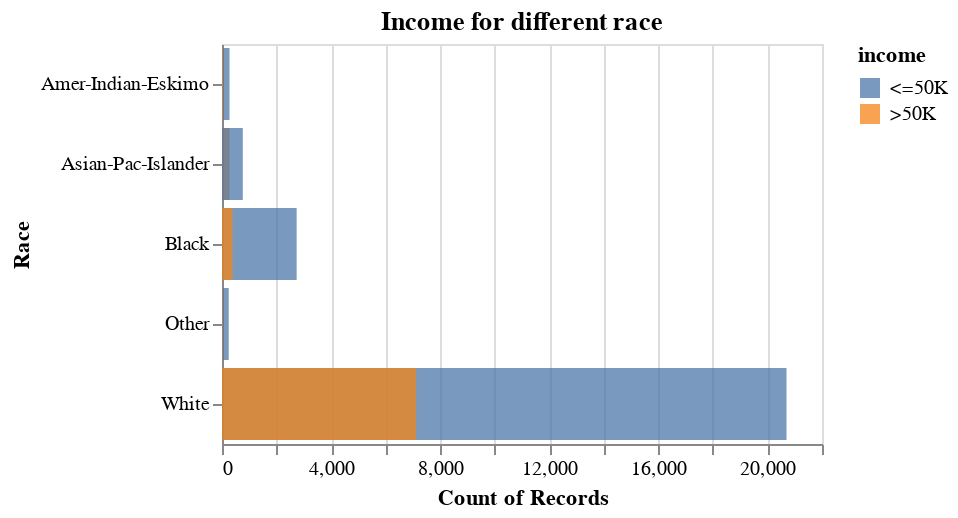

Notebook cell for this chart:
### Code cell
alt.Chart(data_adult, title = "Income for different race").mark_bar(opacity = 0.75).encode(
    alt.Y('race').title("Race"),
    alt.X('count()').stack(False),
    alt.Color('income')
).properties(
    height=200,
    width=300
)

### Figure 1 — Vega specification as saved in the notebook (floating-point values rounded to 4 significant figures)
{"$schema": "https://vega.github.io/schema/vega/v5.json", "data": [{"name": "source_0", "values": [{"__count": 20699, "income": " <=50K", "race": " White"}, {"__count": 2737, "income": " <=50K", "race": " Black"}, {"__count": 7117, "income": " >50K", "race": " White"}, {"__count": 387, "income": " >50K", "race": " Black"}, {"__count": 276, "income": " >50K", "race": " Asian-Pac-Islander"}, {"__count": 275, "income": " <=50K", "race": " Amer-Indian-Eskimo"}, {"__count": 246, "income": " <=50K", "race": " Other"}, {"__count": 763, "income": " <=50K", "race": " Asian-Pac-Islander"}, {"__count": 25, "income": " >50K", "race": " Other"}, {"__count": 36, "income": " >50K", "race": " Amer-Indian-Eskimo"}]}, {"name": "source_0_x_domain___count", "values": [{"min": 25, "max": 20699}]}, {"name": "source_0_y_domain_race", "values": [{"race": " White"}, {"race": " Black"}, {"race": " Asian-Pac-Islander"}, {"race": " Amer-Indian-Eskimo"}, {"race": " Other"}]}, {"name": "source_0_color_domain_income", "values": [{"income": " <=50K"}, {"income": " >50K"}]}], "marks": [{"type": "rect", "name": "marks", "from": {"data": "source_0"}, "encode": {"update": {"x": {"field": "__count", "scale": "x"}, "x2": {"value": 0, "scale": "x"}, "y": {"field": "race", "scale": "y"}, "fill": {"field": "income", "scale": "color"}, "opacity": {"value": 0.75}, "height": {"signal": "max(0.25, bandwidth('y'))"}}}, "style": ["bar"]}], "scales": [{"name": "x", "type": "linear", "domain": [{"signal": "(data(\"source_0_x_domain___count\")[0] || {}).min"}, {"signal": "(data(\"source_0_x_domain___count\")[0] || {}).max"}], "range": [0, {"signal": "width"}], "zero": true, "nice": true}, {"name": "y", "type": "band", "domain": {"data": "source_0_y_domain_race", "field": "race", "sort": true}, "range": [0, {"signal": "height"}], "paddingInner": 0.1, "paddingOuter": 0.05}, {"name": "color", "type": "ordinal", "domain": {"data": "source_0_color_domain_income", "field": "income", "sort": true}, "range": "category"}], "axes": [{"scale": "x", "orient": "bottom", "domain": false, "gridScale": "y", "labels": false, "aria": false, "maxExtent": 0, "minExtent": 0, "ticks": false, "zindex": 0, "grid": true, "tickCount": {"signal": "ceil(width/40)"}}, {"scale": "x", "grid": false, "title": "Count of Records", "orient": "bottom", "labelFlush": true, "labelOverlap": true, "zindex": 0, "tickCount": {"signal": "ceil(width/40)"}}, {"scale": "y", "orient": "left", "grid": false, "zindex": 0, "title": "Race"}], "title": {"text": "Income for different race", "frame": "group"}, "height": 200, "width": 300, "padding": 5, "background": "white", "style": "cell", "legends": [{"fill": "color", "symbolType": "square", "title": "income", "encode": {"symbols": {"update": {"opacity": {"value": 0.75}}}}}]}
